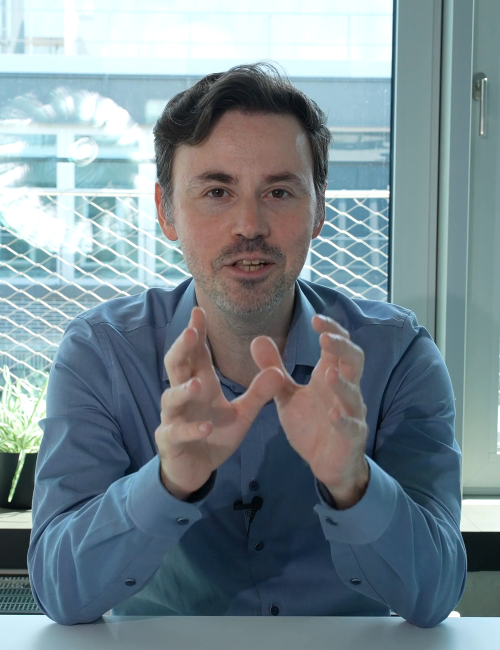
#> input picture docs/gtm/linkedin-fenster-01/src/f03.jpg, 1000 x 1300 px, given in place of f29.jpg, which was not available (shown at 1/2 size); the run also reads 2 pictures not shown here
$ python build_assets.py
#> lines starting #> are read from the running program, lines starting #| are printed output that depends on the picture; after the words box and inside, x2 and y2 are one past the last pixel; in counts of white or black regions, pixels touching at a corner belong together
#!/usr/bin/env python3
"""
F01 "Fenster" · Foto-Ebenen und QR-Code für carousel.html

Jede der fünf Folien hat ein eigenes Bild: Einzelbilder aus dem echten
Intro-Video (src/*.jpg, siehe src/README.txt), jedes mit anderer Geste, anderem
Ausschnitt und anderem Maßstab. Der Fokus wandert: Folie 1 die linke
Gesichtshälfte (senkrechtes Fenster), Folie 2 der Blick (schmaler Streifen über
den Augen, Nahaufnahme), Folie 3 die Hände (Streifen über der Geste), Folie 4
die WladBot-Oberfläche (HTML in carousel.html; hier entsteht nur der
Hintergrund). Der Hintergrund wird von Folie zu Folie schärfer (je öfter
wiederholt, desto klarer). Folie 5 zeigt das ganze Bild scharf, höher gerahmt,
damit unten Platz für Text und QR-Code bleibt.

    /usr/bin/python3 build_assets.py [outDir]

Braucht Pillow, numpy und `qrcode` (backend/requirements.txt hat qrcode==8.2;
lokal reicht `pip install --target <dir> qrcode` und PYTHONPATH=<dir>).

Ausgabe in outDir (Standard: ./build, nicht eingecheckt):
  fenster-1.png … fenster-5.png   Foto-Ebenen, 2160×2700 (Maßstab 2)
  qr.svg                          QR-Code zu QR_URL (Vektor, transparent)

Die Fenstergeometrie (win in SLIDES) muss mit den Fenstern in carousel.html
übereinstimmen (dort `win` je Folie). Zufall ist mit festem Seed gesetzt,
Läufe sind reproduzierbar.
"""
import os
import sys

import numpy as np
from PIL import Image, ImageFilter, ImageOps

HERE = os.path.dirname(os.path.abspath(__file__))
SRC_DIR = os.path.join(HERE, 'src')
OUT = sys.argv[1] if len(sys.argv) > 1 else os.path.join(HERE, 'build')

# Ziel des QR-Codes: 14-Tage-Zugang auf der App-Domain (derselbe Pfad wie die
# Landing-CTAs), mit eigener Kampagne, damit Scans getrennt auswertbar sind.
QR_URL = 'https://leaderos.de/signup?trial=14&utm_source=linkedin&utm_medium=qr&utm_campaign=beta-fenster'

CW, CH = 1080, 1350      # Folie in CSS-px (4:5)
S = 2                    # Render-Maßstab (deviceScaleFactor)
CROP_X0, CROP_Y0 = 850, 0  # Versatz der Quelldateien im vollen 2560×1440-Frame (Ausschnitt x 850–1850, y 0–1300)

# Je Folie: Frame, Augenmitte im vollen Frame, Maßstab k (Folien-px je Quell-px),
# Ziel der Augenmitte auf der Folie (`at`), Hintergrund-Unschärfe in CSS-px,
# Fenster (x, y, w, h) und Art: Folie 1 senkrecht über der linken Gesichtshälfte
# (rechte Kante knapp links der Nasenlinie), Folie 2 Streifen über den Augen,
# Folie 3 Streifen über den Händen, Folie 4 Platz für die WladBot-Oberfläche.
# `gain` dunkelt den unscharfen Hintergrund ab (Standard BG_GAIN), `dx` justiert
# die Augenmitte von Hand nach (Haar-Cascade, ±10 px).
SLIDES = [
    dict(frame='f29', eyes=(1335.5, 408.5), k=1.65, at=(636, 668), blur=10.0, win=(336, 205, 290, 880), kind='photo', dx=0),
    dict(frame='f19', eyes=(1347.0, 395.0), k=2.20, at=(540, 600), blur=7.5, win=(90, 520, 900, 160), kind='photo', dx=0, gain=0.52),
    dict(frame='f03', eyes=(1343.5, 386.0), k=1.25, at=(540, 300), blur=5.0, win=(90, 565, 900, 345), kind='photo', dx=0, gain=0.52),
    dict(frame='f13', eyes=(1450.5, 390.5), k=1.46, at=(640, 560), blur=2.5, win=(311, 125, 340, 880), kind='ui', dx=0, gain=0.70),
    dict(frame='f21', eyes=(1295.5, 389.5), k=1.60, at=(600, 450), blur=0.0, win=None, kind='full', dx=0),
]
BG_GAIN = 0.74           # Helligkeit des unscharfen Hintergrunds (der Raum ist hell, Text liegt in Weiß darüber)


def grain(rng, h, w, cell, amp):
    """Filmkorn: Rauschen in kleinerer Auflösung, weich hochskaliert."""
    gh, gw = max(2, int(h / cell)), max(2, int(w / cell))
    n = rng.normal(0.0, 1.0, (gh, gw)).astype(np.float32)
    n = np.asarray(Image.fromarray(n, mode='F').resize((w, h), Image.BICUBIC), dtype=np.float32)
    return n * amp


def load_gray(spec, resample):
    """Quellausschnitt der Folie (Maßstab k, Augenmitte auf `at`), als Graustufen in 2160×2700."""
    img = Image.open(os.path.join(SRC_DIR, spec['frame'] + '.jpg')).convert('RGB')
    k = spec['k']
    ex, ey = spec['eyes']
    x0 = ex + spec['dx'] - spec['at'][0] / k
    y0 = ey - spec['at'][1] / k
    box = (x0 - CROP_X0, y0 - CROP_Y0, x0 - CROP_X0 + CW / k, y0 - CROP_Y0 + CH / k)
    if box[0] < 0 or box[1] < 0 or box[2] > img.width or box[3] > img.height:
        sys.exit(f"Ausschnitt von {spec['frame']} liegt außerhalb der Quelldatei: {box} in {img.size}")
    return ImageOps.grayscale(img.resize((CW * S, CH * S), resample, box=box))


def tone_sharp(a):
    """Kontrast für scharfe Bereiche, mit weicher Schulter (Lichter rollen aus)."""
    a = (a - 0.5) * 1.15 + 0.5 - 0.04
    knee = 0.78
    return np.clip(np.where(a > knee, knee + (a - knee) * 0.55, a), 0.0, 1.0)


def sharp_layer(spec):
    gray = load_gray(spec, Image.BICUBIC).filter(ImageFilter.UnsharpMask(radius=1.6 * S, percent=105, threshold=3))
#> in load_gray, img is the input picture: PIL image 1000x1300 RGB; mean R, G, B 120.6, 136.8, 144
    return tone_sharp(np.asarray(gray, dtype=np.float32) / 255.0)


def window_layer(spec, rng):
    x0, y0, ww, wh = (int(v * S) for v in spec['win'])
    win = sharp_layer(spec)[y0:y0 + wh, x0:x0 + ww]
    # zu den Fensterrändern hin etwas Licht nehmen, damit es nicht ausfranst
    fall = min(70.0 * S, wh * 0.22)
    edge_y = np.clip(np.minimum(np.arange(wh), wh - 1 - np.arange(wh)) / fall, 0.0, 1.0)
    win = win * (0.80 + 0.20 * edge_y[:, None])
    return np.clip(win + grain(rng, wh, ww, 1.3 * S, 0.040), 0.0, 1.0), (x0, y0, ww, wh)


def halo(h, w, rect):
    """Weicher Schatten rund um das Fenster, hebt es vom Hintergrund ab."""
    x0, y0, ww, wh = rect
    pad = 38 * S
    img = Image.new('L', (ww + 2 * pad, wh + 2 * pad), 0)
    img.paste(255, (pad, pad, pad + ww, pad + wh))
    img = img.filter(ImageFilter.GaussianBlur(20 * S))
    shade = np.ones((h, w), dtype=np.float32)
    shade[y0 - pad:y0 + wh + pad, x0 - pad:x0 + ww + pad] = 1.0 - 0.34 * (np.asarray(img, dtype=np.float32) / 255.0)
    return shade


def background(spec, rng, rect):
    """Dunkler, körniger, unscharfer Hintergrund."""
    h, w = CH * S, CW * S
    gray = load_gray(spec, Image.LANCZOS)
    bg = np.asarray(gray.filter(ImageFilter.GaussianBlur(spec['blur'] * S)), dtype=np.float32) / 255.0
    gain = spec.get('gain', BG_GAIN)
    bg = np.clip((bg - 0.06) / 0.88, 0.0, 1.0) ** 1.05 * gain
    yy, xx = np.mgrid[0:h, 0:w].astype(np.float32)
    d2 = ((xx - 0.56 * w) / (0.58 * w)) ** 2 + ((yy - 0.43 * h) / (0.78 * h)) ** 2
    vig = np.clip(1.0 - 0.56 * d2, 0.26, 1.0)
    floor = np.clip((yy / h - 0.60) / 0.40, 0.0, 1.0)          # unten dunkler für den Textblock
    vig *= 1.0 - 0.52 * floor ** 1.4
    bg = bg * vig + grain(rng, h, w, 2.6 * S, 0.055) * (0.35 + 0.65 * bg * vig / gain)
    return np.clip(bg * halo(h, w, rect), 0.0, 1.0)


def slide_with_window(spec, rng):
    win, rect = window_layer(spec, np.random.default_rng(1107)) if spec['kind'] == 'photo' else (None, tuple(int(v * S) for v in spec['win']))
    out = background(spec, rng, rect)
    x0, y0, ww, wh = rect
    out[y0:y0 + wh, x0:x0 + ww] = win if win is not None else 0.04   # Folie 4: HTML-Fenster liegt darüber
    return out


def slide_full_sharp(spec, rng):
    """Folie 5: ganzes Bild scharf, unten abgedunkelt für Text und QR."""
    a = sharp_layer(spec)
    h, w = a.shape
    yy, xx = np.mgrid[0:h, 0:w].astype(np.float32)
    d2 = ((xx - 0.54 * w) / (0.78 * w)) ** 2 + ((yy - 0.30 * h) / (0.70 * h)) ** 2
    a = a * np.clip(1.0 - 0.50 * d2, 0.34, 1.0) * 0.82
    floor = np.clip((yy / h - 0.50) / 0.30, 0.0, 1.0)
    a = a * (1.0 - 0.84 * floor ** 1.15)
    a = a + grain(rng, h, w, 2.6 * S, 0.030) + grain(rng, h, w, 1.3 * S, 0.034)
    return np.clip(a, 0.0, 1.0)


def make_qr(path):
    """QR-Code als schlankes SVG: ein Pfad aus waagerechten Läufen, Modul = 1 Einheit,
    ohne Ruhezone (die liefert die weiße Karte in carousel.html)."""
    try:
        import qrcode
    except ImportError:
        sys.exit('qrcode fehlt: pip install --target <dir> qrcode==8.2 und PYTHONPATH=<dir> setzen')
    qr = qrcode.QRCode(version=None, error_correction=qrcode.constants.ERROR_CORRECT_M, box_size=1, border=0)
    qr.add_data(QR_URL)
    qr.make(fit=True)
    matrix = qr.get_matrix()
    n = len(matrix)
    runs = []
    for y, row in enumerate(matrix):
        x = 0
        while x < n:
            if row[x]:
                start = x
                while x < n and row[x]:
                    x += 1
                runs.append(f'M{start} {y}h{x - start}v1h-{x - start}z')
            else:
                x += 1
    svg = (f'<svg xmlns="http://www.w3.org/2000/svg" viewBox="0 0 {n} {n}" shape-rendering="crispEdges">'
           f'<path fill="#0A0A0A" d="{"".join(runs)}"/></svg>')
    with open(path, 'w', encoding='utf-8') as f:
        f.write(svg)
    return qr.version, n


def main():
    os.makedirs(OUT, exist_ok=True)
    rng = np.random.default_rng(1107)
    layers = [slide_full_sharp(s, rng) if s['kind'] == 'full' else slide_with_window(s, rng) for s in SLIDES]
#> in slide_with_window, `win, rect = window_layer(spec, np.random.default_rng(1107)) if spec['k..`: rect = (672, 410, 580, 1760)
#> in background, `gain = spec.get('gain', BG_GAIN)`: gain = 0.74
#> in halo, `x0, y0, ww, wh = rect`: x0 = 672; y0 = 410; ww = 580; wh = 1760
#> in halo, `img = Image.new('L', (ww + 2 * pad, wh + 2 * pad), 0)`: img: PIL image 732x1912 L; every value is 0
#> in halo, `img.paste(255, (pad, pad, pad + ww, pad + wh))`:
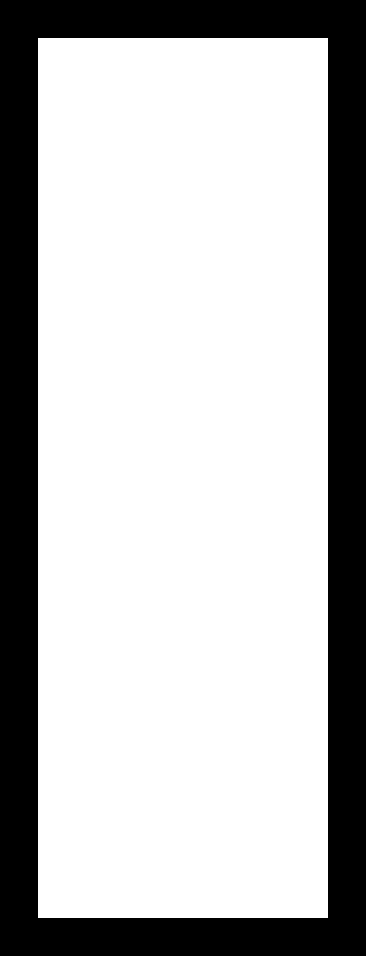
#> img: PIL image 732x1912 L (shown at 1/2 size); 72.9% white; 1 black region, box (x1, y1, x2, y2) and area: (0, 0, 732, 1912) 378784
#> in slide_with_window, `x0, y0, ww, wh = rect`: x0 = 672; y0 = 410; ww = 580; wh = 1760
#> call 3 of load_gray, with resample = 3
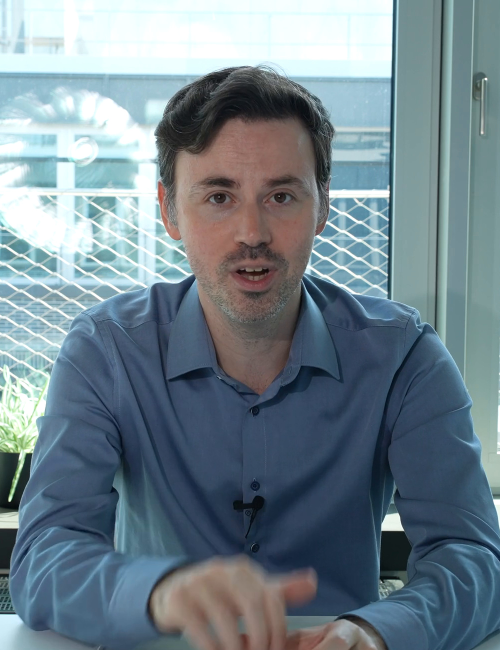
#> input picture docs/gtm/linkedin-fenster-01/src/f19.jpg, 1000 x 1300 px (shown at 1/2 size)
#> in load_gray, img is the input picture: PIL image 1000x1300 RGB; mean R, G, B 114, 131.4, 141
#> in slide_with_window (call 2), `win, rect = window_layer(spec, np.random.default_rng(1107)) if spec['k..`: rect = (180, 1040, 1800, 320)
#> call 2 of background, with rect = (180, 1040, 1800, 320)
#> in background (call 2), `bg = np.asarray(gray.filter(ImageFilter.GaussianBlur(spec['blur'] * S)..`:
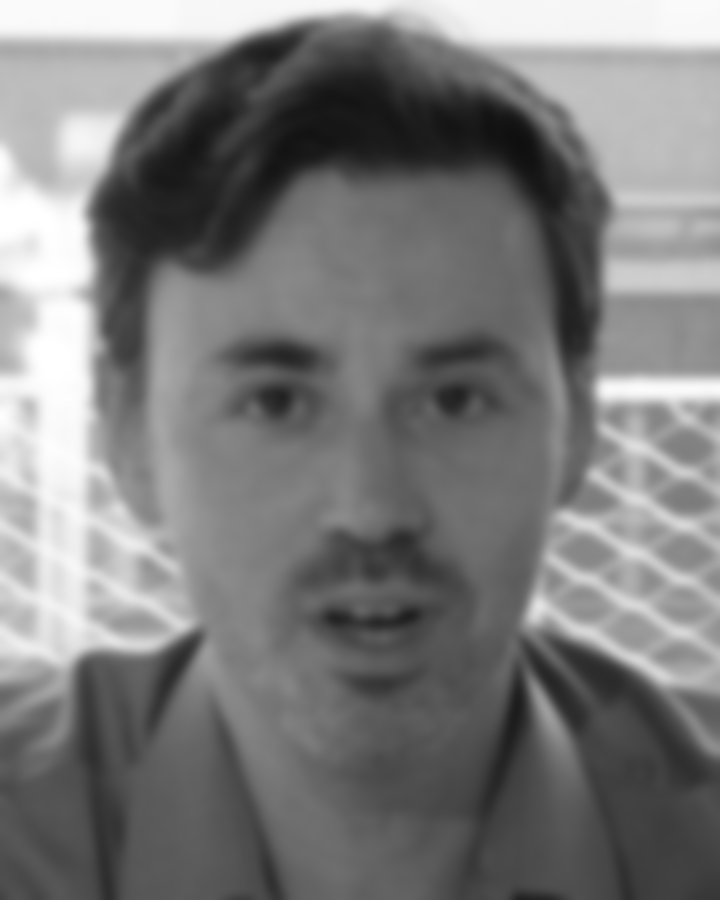
#> bg: shape (2700, 2160) float32 (shown at 1/3 size); min 0.0588, max 1, mean 0.483
#> in background (call 2), `gain = spec.get('gain', BG_GAIN)`: gain = 0.52
#> in background (call 2), `bg = bg * vig + grain(rng, h, w, 2.6 * S, 0.055) * (0.35 + 0.65 * bg *..`:
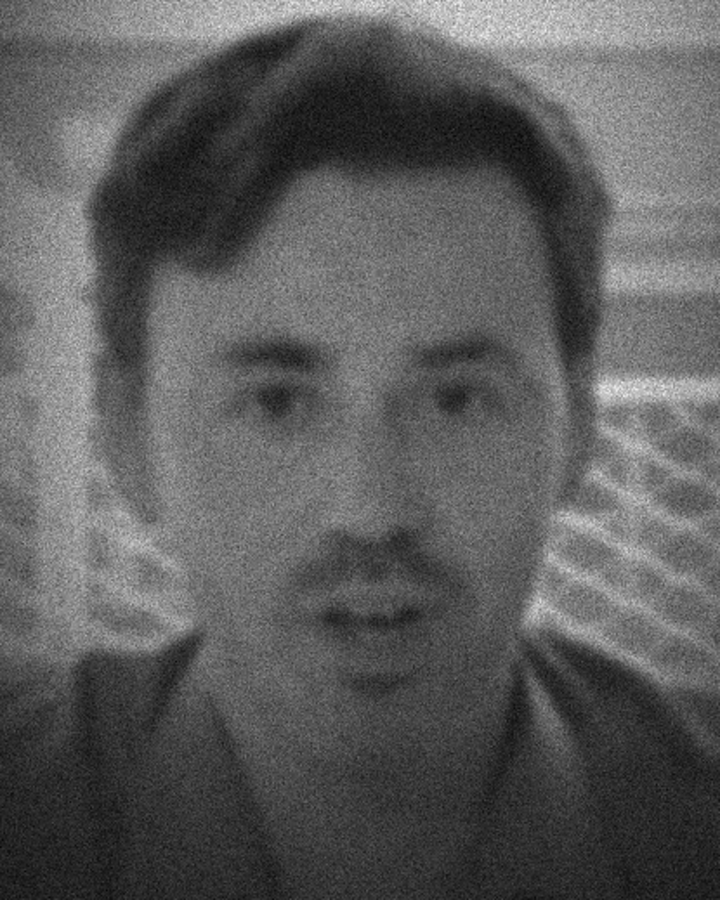
#> bg: shape (2700, 2160) float32 (shown at 1/3 size); min -0.0655, max 0.586, mean 0.171; drawn with min black and max white
#> in halo (call 2), `img = Image.new('L', (ww + 2 * pad, wh + 2 * pad), 0)`: img: PIL image 1952x472 L; every value is 0
#> in halo (call 2), `img.paste(255, (pad, pad, pad + ww, pad + wh))`: img: PIL image 1952x472 L; 62.5% white; 1 black region, box (x1, y1, x2, y2) and area: (0, 0, 1952, 472) 345344
#> in slide_with_window (call 2), `x0, y0, ww, wh = rect`: x0 = 180; y0 = 1040; ww = 1800; wh = 320
#> in slide_with_window (call 2), `out[y0:y0 + wh, x0:x0 + ww] = win if win is not None else 0.04`:
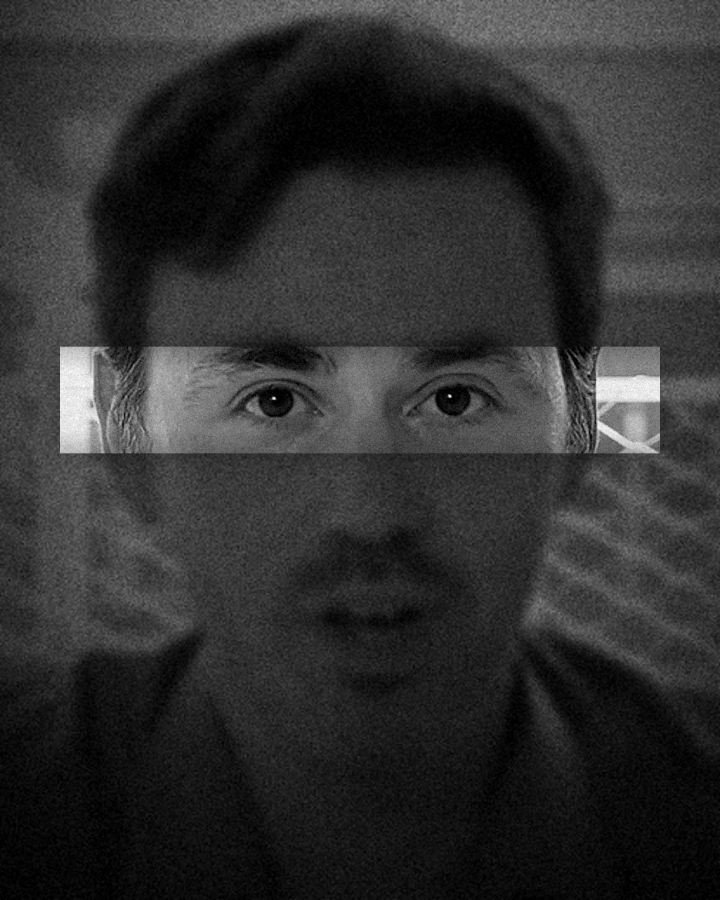
#> out: shape (2700, 2160) float32 (shown at 1/3 size); min 0, max 1, mean 0.19
#> in window_layer (call 3), `x0, y0, ww, wh = (int(v * S) for v in spec['win'])`: y0 = 1130; wh = 690
#> in window_layer (call 3), `fall = min(70.0 * S, wh * 0.22)`: fall = 140
#> in window_layer (call 3), `edge_y = np.clip(np.minimum(np.arange(wh), wh - 1 - np.arange(wh)) / f..`: edge_y = 690 values, max 1 at index 140, min 0 at index 0, mean 0.796
#> in window_layer (call 3), `win = win * (0.80 + 0.20 * edge_y[:, None])`:
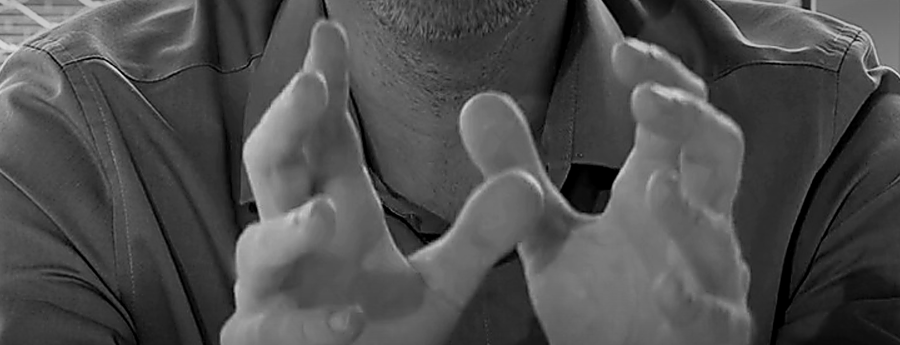
#> win: shape (690, 1800) float64 (shown at 1/2 size); min 0, max 0.92, mean 0.309
#> in grain (call 5), `gh, gw = max(2, int(h / cell)), max(2, int(w / cell))`: gh = 265
#> in grain (call 5), `n = np.asarray(Image.fromarray(n, mode='F').resize((w, h), Image.BICUB..`:
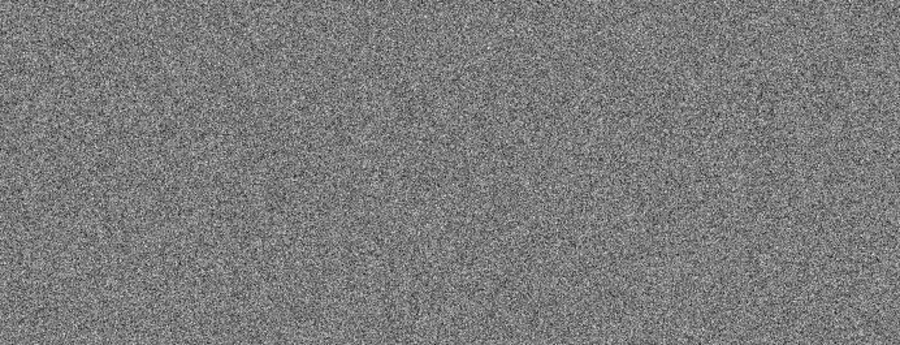
#> n: shape (690, 1800) float32 (shown at 1/2 size); min -3.96, max 4.21, mean 0.000769; drawn with min black and max white
#> layers = 5 items
    for i, a in enumerate(layers, 1):
        Image.fromarray((a * 255.0 + 0.5).astype(np.uint8), mode='L').save(
            os.path.join(OUT, f'fenster-{i}.png'), compress_level=3)
#> this loop made 5 passes
    version, modules = make_qr(os.path.join(OUT, 'qr.svg'))
    print(f'wrote {len(layers)} Ebenen und qr.svg (Version {version}, {modules}×{modules} Module) nach {OUT}')
#| wrote 5 Ebenen und qr.svg (Version 6, 41×41 Module) nach docs/gtm/linkedin-fenster-01/build


if __name__ == '__main__':
    main()
